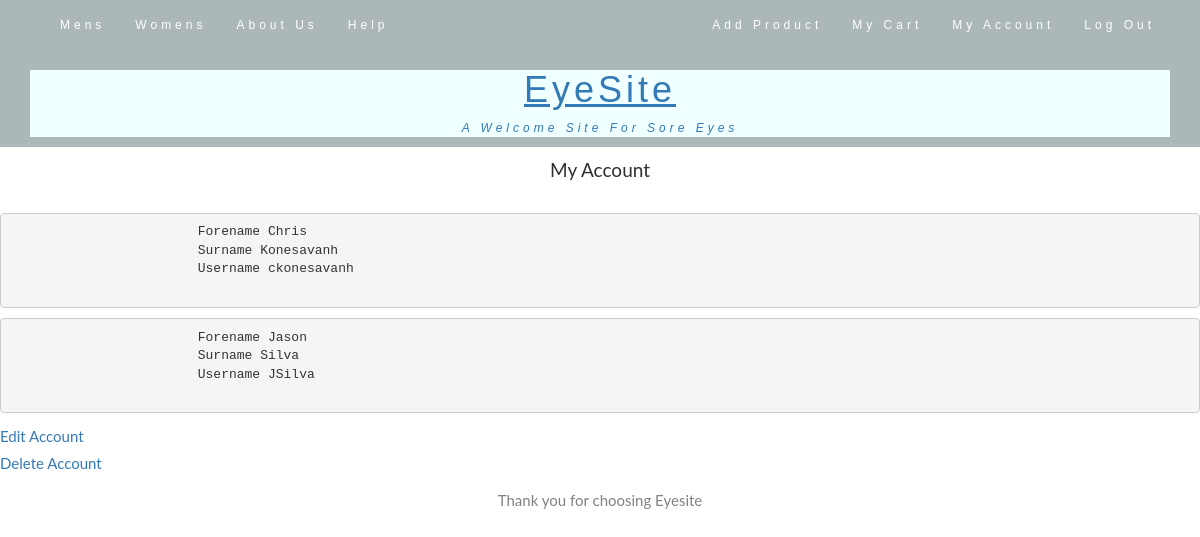
The page /view/My-account.php (signed in) on the database its author committed.
### tables this page shows
CREATE TABLE IF NOT EXISTS `users` (
  `forename` varchar(32) NOT NULL,
  `surname` varchar(32) NOT NULL,
  `username` varchar(32) NOT NULL,
  `password` varchar(32) NOT NULL,
  UNIQUE KEY `username` (`username`)
);

### view/My-account.php (the view, shortened to what this page needs)
<?php
require_once '../util/dbinfo.php';
?>
<html>
<head>
    <link rel="stylesheet" href="https://maxcdn.bootstrapcdn.com/bootstrap/3.3.7/css/bootstrap.min.css">
    <link rel="stylesheet" href="styles.css">
</head>
<body id="myPage">
  <?php include('header.php') ?>
<div><center><h4>My Account</h4></center>
	</div>
    <?php
$conn = new mysqli($hn, $un, $pw, $db);
$query = "SELECT * FROM users ";
$result = $conn->query($query);
$rows = $result->num_rows;
for($j=0; $j<$rows; $j++)
{
	$result->data_seek($j);
	$row = $result->fetch_array(MYSQLI_NUM);
	echo <<<_END
		<pre>
			Forename $row[0]
			Surname $row[1]
			Username $row[2]
        </pre>
_END;
}
?>
   <a class='accounts' href="updateRecord.php">Edit Account</a>  </br>
   <a class='accounts' href="deleteRecord.php">Delete Account</a>
</body>
<footer>
 <p><center>Thank you for choosing Eyesite</center></p>
    </footer>
</html>

### view/styles.css (style rules this page uses)
body { font: 400 15px Lato, sans-serif; line-height: 1.8; color: #818181; }
h4 { font-size: 19px; line-height: 1.375em; color: #303030; font-weight: 400; margin-bottom: 30px; }

### rows shown on the page
users: forename "Chris", surname "Konesavanh", username "ckonesavanh"
users: forename "Jason", surname "Silva", username "JSilva"
